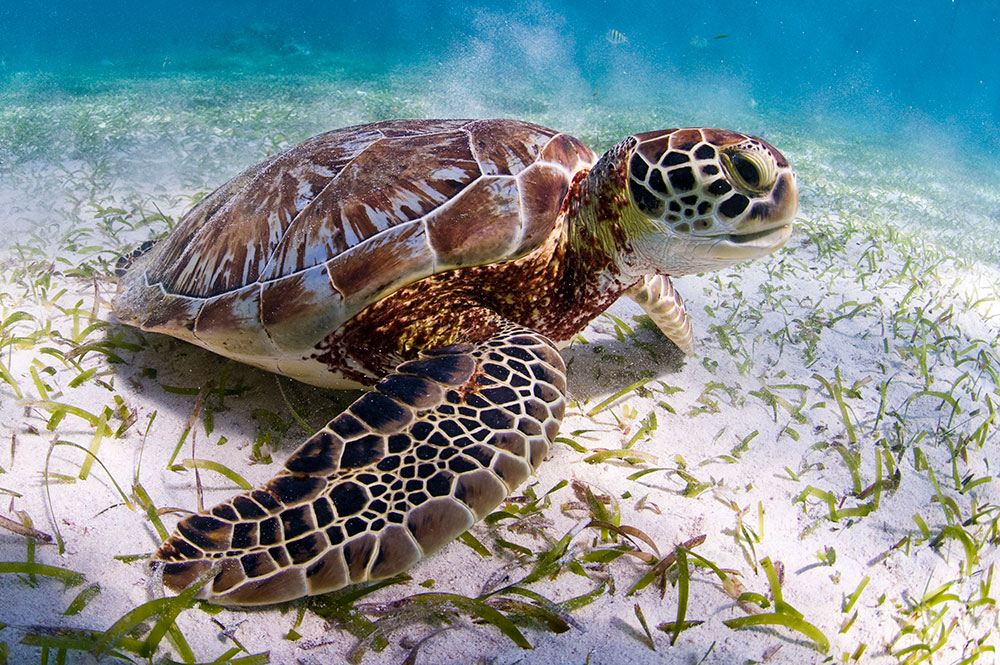
#> input picture NAVEGACION_AUTONOMA/capitulo_1/images/input.jpg, 1000 x 665 px
$ python 12_program.py
#> lines starting #> are read from the running program, lines starting #| are printed output that depends on the picture
# OBJETIVO: Rotar una imagen alrededor de su centro con reducción de escala

import cv2
import numpy as np

# Lee la imagen
img = cv2.imread('images/input.jpg')
#> img is the input picture: shape (665, 1000, 3); mean B, G, R 144.7, 142, 128.2

# Obtiene el número de filas y columnas de la imagen
num_rows, num_cols = img.shape[:2]
#> num_rows = 665; num_cols = 1000

# Crea la matriz de rotación
# Argumentos: (punto central de rotación, ángulo en grados, escala)
# Centro = mitad de la imagen, 30 grados, escala 0.7 (reduce la imagen al 70%)
rotation_matrix = cv2.getRotationMatrix2D((num_cols / 2, num_rows / 2), 30, 0.7)

# Aplica la rotación manteniendo el mismo tamaño de imagen
img_rotation = cv2.warpAffine(img, rotation_matrix, (num_cols, num_rows))
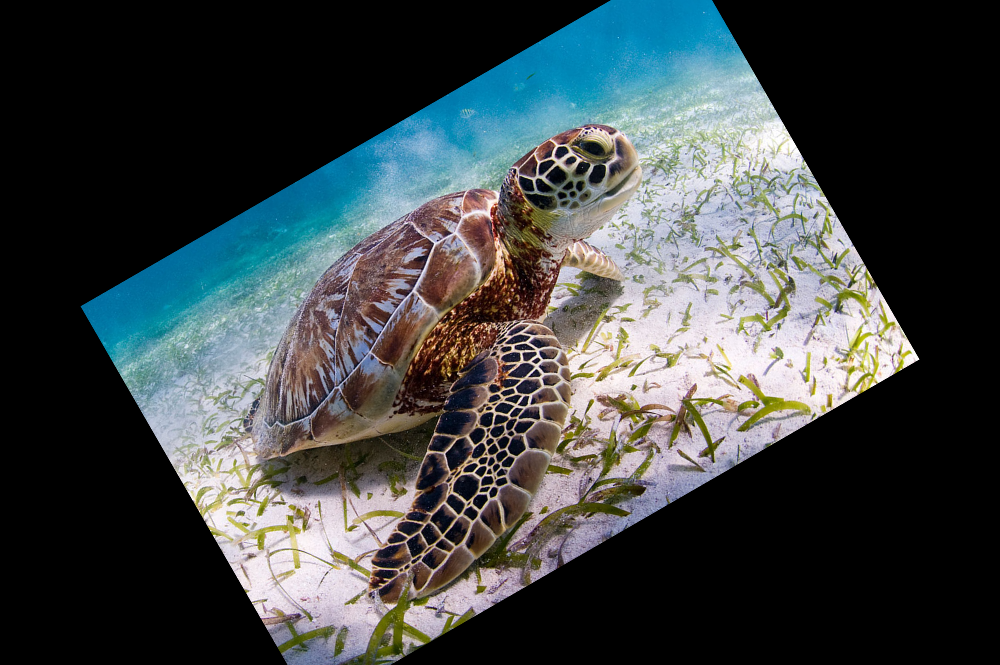
#> img_rotation: shape (665, 1000, 3); mean B, G, R 70, 68.9, 62.6

cv2.imshow('Rotation', img_rotation)
cv2.waitKey()
